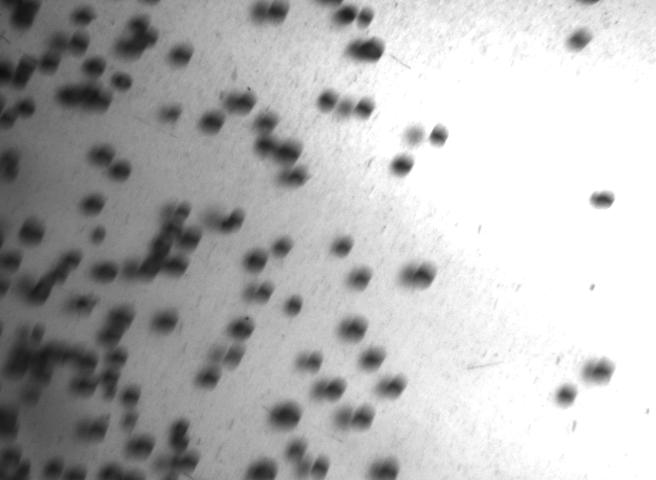
#> input picture Original_images/pellet_1.jpeg, 656 x 480 px; its folder holds only this picture in this run
$ python newlabel.py
#> lines starting #> are read from the running program, lines starting #| are printed output that depends on the picture; after the words box and inside, x2 and y2 are one past the last pixel; in counts of white or black regions, pixels touching at a corner belong together
### pellet_analyzer_v2.py


import cv2
import numpy as np
from scipy import ndimage as ndi
import matplotlib.pyplot as plt
import matplotlib.patches as mpatches
from skimage.segmentation import watershed
from skimage.feature import peak_local_max
import pandas as pd
from pathlib import Path
import json, os, shutil, math
import os


CONFIG = {

    "min_size_mm"  : 8.0,
    "max_size_mm"  : 18.0,
    "pixel_to_mm"  : 0.5,
    "reference_pellet_real_mm": None,
    "min_peak_distance"   : 12,
    "watershed_threshold" : 0.25,
   "circularity_threshold": 0.60,
    "min_contour_area_px": 50,

    "output_image_path": os.path.join(
    os.path.dirname(os.path.abspath(__file__)),
    "pellet_output.jpg"),

    "output_csv_path"  : os.path.join(
    os.path.dirname(os.path.abspath(__file__)),
    "pellet_results.csv"),
}

DIAGNOSTIC_MODE = False


COLORS = {
    "OK"           : (0,   210,  50),
    "SMALL"        : (0,   165, 255),
    "LARGE"        : (50,   50, 255),
    "SHAPE_REJECT" : (255,  0,  200),
    "TEXT"         : (255, 255, 255),
    "OVERLAY"      : (15,   15,  15),
}


class PelletAnalyzer:

    def __init__(self, cfg: dict = CONFIG):
        self.cfg = cfg
        self._pixel_to_mm = cfg["pixel_to_mm"]


    def load(self, path: str) -> np.ndarray:
        img = cv2.imread(path)
        if img is None:
            raise FileNotFoundError(
                f"Cannot open image: '{path}'\n"
                "Check the file path and that it is a valid JPEG/PNG."
            )
        print(f"  Image loaded: {img.shape[1]}×{img.shape[0]} px")
        return img


    def preprocess(self, img: np.ndarray):

        shifted = cv2.pyrMeanShiftFiltering(img, 21, 51)


        lab = cv2.cvtColor(shifted, cv2.COLOR_BGR2LAB)
        l, a, b = cv2.split(lab)
        clahe = cv2.createCLAHE(clipLimit=2.5, tileGridSize=(8, 8))
        lab_eq = cv2.merge([clahe.apply(l), a, b])
        enhanced = cv2.cvtColor(lab_eq, cv2.COLOR_LAB2BGR)
        gray = cv2.cvtColor(enhanced, cv2.COLOR_BGR2GRAY)


        blurred = cv2.GaussianBlur(gray, (5, 5), 0)


        thresh = cv2.adaptiveThreshold(
            blurred, 255,
            cv2.ADAPTIVE_THRESH_GAUSSIAN_C,
            cv2.THRESH_BINARY_INV, 11, 2
        )


        thresh = ndi.binary_fill_holes(thresh).astype(np.uint8) * 255


        k = np.ones((3, 3), np.uint8)
        thresh = cv2.morphologyEx(thresh, cv2.MORPH_CLOSE, k, iterations=2)

        return enhanced, gray, thresh


    def segment(self, thresh: np.ndarray):

        D = ndi.distance_transform_edt(thresh)


        coords = peak_local_max(
            D,
            min_distance=self.cfg["min_peak_distance"],
            labels=thresh
        )
        peak_mask = np.zeros(D.shape, dtype=bool)
        peak_mask[tuple(coords.T)] = True
        markers = ndi.label(peak_mask)[0]

        labels = watershed(-D, markers, mask=thresh)
        return labels, D


    def _auto_calibrate(self, labels: np.ndarray, gray: np.ndarray):

        ref_mm = self.cfg.get("reference_pellet_real_mm")
        if ref_mm is None:
            return
        best_r = 0
        for lbl in np.unique(labels):
            if lbl == 0:
                continue
            mask = np.zeros(gray.shape, dtype="uint8")
            mask[labels == lbl] = 255
            cnts, _ = cv2.findContours(mask, cv2.RETR_EXTERNAL, cv2.CHAIN_APPROX_SIMPLE)
            if not cnts:
                continue
            cnt = max(cnts, key=cv2.contourArea)
            _, r = cv2.minEnclosingCircle(cnt)
            if r > best_r:
                best_r = r

        if best_r > 0:
            self._pixel_to_mm = ref_mm / (best_r * 2)
            print(f"  [CALIBRATION] Largest object = {best_r*2:.1f} px → "
                  f"pixel_to_mm = {self._pixel_to_mm:.4f}")


    def _measure_pellet(self, mask: np.ndarray):

        cnts, _ = cv2.findContours(mask, cv2.RETR_EXTERNAL, cv2.CHAIN_APPROX_SIMPLE)
        if not cnts:
            return None

        cnt = max(cnts, key=cv2.contourArea)
        area_px = cv2.contourArea(cnt)

        if area_px < self.cfg["min_contour_area_px"]:
            return None

        (cx, cy), radius_px = cv2.minEnclosingCircle(cnt)
        center      = (int(cx), int(cy))
        radius_px   = max(int(radius_px), 1)
        diameter_mm = radius_px * 2 * self._pixel_to_mm


        perimeter   = cv2.arcLength(cnt, True)
        circularity = (4 * math.pi * area_px / perimeter ** 2) if perimeter > 0 else 0

        if DIAGNOSTIC_MODE:
            print(f"    [DIAG] center={center}  r_px={radius_px}  "
                  f"d_mm={diameter_mm:.2f}  circ={circularity:.3f}")


        mn = self.cfg["min_size_mm"]
        mx = self.cfg["max_size_mm"]
        ct = self.cfg["circularity_threshold"]

        if circularity < ct:
            status = "SHAPE_REJECT"
        elif diameter_mm < mn:
            status = "SMALL"
        elif diameter_mm > mx:
            status = "LARGE"
        else:
            status = "OK"

        color = COLORS[status]

        return dict(
            diameter_mm = round(diameter_mm, 2),
            radius_px   = radius_px,
            center      = center,
            circularity = round(circularity, 3),
            status      = status,
            color       = color,
        )


    def analyse(self, img: np.ndarray):

        enhanced, gray, thresh = self.preprocess(img)
        labels, D              = self.segment(thresh)

        self._auto_calibrate(labels, gray)

        output  = img.copy()
        records = []

        for label in np.unique(labels):
            if label == 0:
                continue  # background

            pellet_mask = np.zeros(gray.shape, dtype="uint8")
            pellet_mask[labels == label] = 255

            m = self._measure_pellet(pellet_mask)
            if m is None:
                continue

            records.append({
                "label"      : int(label),
                "diameter_mm": m["diameter_mm"],
                "circularity": m["circularity"],
                "status"     : m["status"],
                "center_x"   : m["center"][0],
                "center_y"   : m["center"][1],
                "radius_px"  : m["radius_px"],
            })


            cv2.circle(output, m["center"], m["radius_px"], m["color"], 2)

            text_y = m["center"][1] - m["radius_px"] - 5
            if text_y < 10:
                text_y = m["center"][1] + m["radius_px"] + 15

            cv2.putText(
                output,
                f"{m['diameter_mm']:.1f}mm",
                (m["center"][0] - 14, text_y),
                cv2.FONT_HERSHEY_SIMPLEX, 0.35, m["color"], 1, cv2.LINE_AA
            )

        df = pd.DataFrame(records)


        if not df.empty:
            output = self._draw_dashboard(output, df)
        output = self._draw_legend(output)

        return output, df, dict(thresh=thresh, labels=labels, D=D, enhanced=enhanced)


    def _draw_dashboard(self, img: np.ndarray, df: pd.DataFrame) -> np.ndarray:
        total  = len(df)
        ok     = (df["status"] == "OK").sum()
        rate   = ok / total * 100
        mean_d = df["diameter_mm"].mean()
        std_d  = df["diameter_mm"].std()
        d10, d50, d90 = np.percentile(df["diameter_mm"], [10, 50, 90])

        lines = [
            f"Total        : {total}",
            f"Pass (OK)    : {ok}  ({rate:.1f}%)",
            f"Mean ± SD    : {mean_d:.1f} ± {std_d:.1f} mm",
            f"D10/D50/D90  : {d10:.1f}/{d50:.1f}/{d90:.1f} mm",
            f"Spec window  : {self.cfg['min_size_mm']}–{self.cfg['max_size_mm']} mm",
            f"px→mm factor : {self._pixel_to_mm:.4f}",
        ]

        box_w, box_h = 280, 20 + len(lines) * 20
        overlay = img.copy()
        cv2.rectangle(overlay, (5, 5), (box_w, box_h), COLORS["OVERLAY"], -1)
        cv2.addWeighted(overlay, 0.6, img, 0.4, 0, img)

        for i, line in enumerate(lines):
            cv2.putText(img, line, (12, 24 + i * 20),
                        cv2.FONT_HERSHEY_SIMPLEX, 0.44, COLORS["TEXT"], 1, cv2.LINE_AA)
        return img


    def _draw_legend(self, img: np.ndarray) -> np.ndarray:
        legend = [
            ("OK",           COLORS["OK"]),
            ("SMALL",        COLORS["SMALL"]),
            ("LARGE",        COLORS["LARGE"]),
            ("SHAPE REJECT", COLORS["SHAPE_REJECT"]),
        ]
        x0 = img.shape[1] - 165
        y0 = 10
        box_h = 15 + len(legend) * 20

        overlay = img.copy()
        cv2.rectangle(overlay, (x0 - 5, y0), (img.shape[1] - 5, y0 + box_h),
                      COLORS["OVERLAY"], -1)
        cv2.addWeighted(overlay, 0.6, img, 0.4, 0, img)

        for i, (label, color) in enumerate(legend):
            y = y0 + 16 + i * 20
            cv2.circle(img, (x0 + 6, y - 4), 6, color, -1)
            cv2.putText(img, label, (x0 + 18, y),
                        cv2.FONT_HERSHEY_SIMPLEX, 0.42, COLORS["TEXT"], 1, cv2.LINE_AA)
        return img


    # [130 lines left out: functions save, plot_report, print_summary, not called in this run]


def export_yolo_dataset(
    image_paths     : list,
    output_dir      : str = "yolo_dataset",
    cfg             : dict = CONFIG,
    train_split     : float = 0.8,
):

#> called with train_split = 0.8
    CLASS_MAP = {"OK": 0, "SMALL": 1, "LARGE": 2, "SHAPE_REJECT": 3}
    CLASS_NAMES = ["pellet_ok", "pellet_small", "pellet_large", "pellet_shape_reject"]

    analyzer = PelletAnalyzer(cfg)


    for split in ("train", "val"):
        for sub in ("images", "labels"):
            Path(f"{output_dir}/{split}/{sub}").mkdir(parents=True, exist_ok=True)

    n_train = int(len(image_paths) * train_split)
    splits  = (["train"] * n_train) + (["val"] * (len(image_paths) - n_train))

    total_labels = 0

    for path, split in zip(image_paths, splits):
        print(f"  Exporting {Path(path).name}  [{split}]")
        try:
            img = analyzer.load(path)
#> in load, img is the input picture: shape (480, 656, 3); min 12, max 255, mean 180.3
#|   Image loaded: 656×480 px
        except FileNotFoundError as e:
            print(f"    [!] {e}")
            continue

        _, df, _ = analyzer.analyse(img)
#> in preprocess, `thresh = cv2.adaptiveThreshold( blurred, 255, cv2.ADAPTIVE_THRESH_GAUS..`:
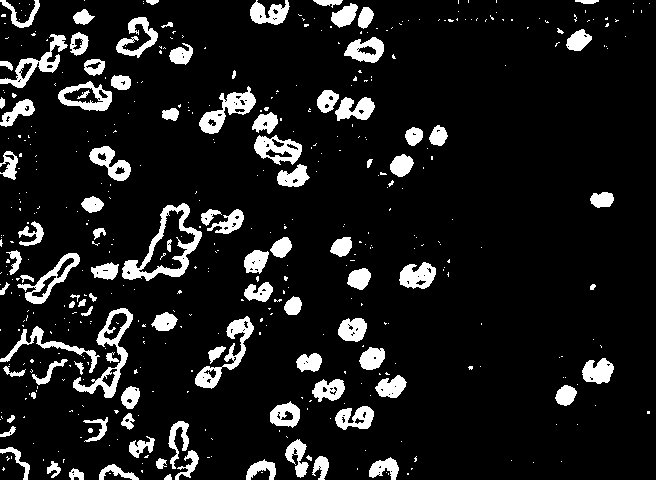
#> thresh: shape (480, 656); 10.7% white; 470 white regions (368 under 20 px), largest, box (x1, y1, x2, y2) and area: (122, 203, 202, 281) 1606, (73, 308, 133, 398) 1243, (195, 316, 254, 389) 1072
#> in segment, `D = ndi.distance_transform_edt(thresh)`:
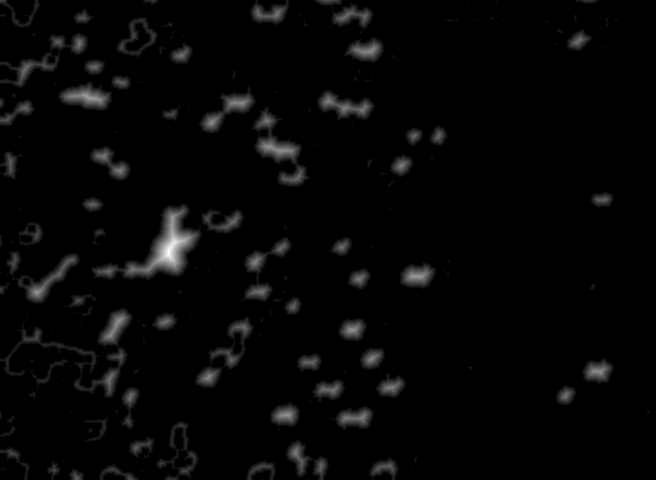
#> D: shape (480, 656) float64; min 0, max 20.02, mean 0.5; drawn with min black and max white
#> in segment, `coords = peak_local_max( D, min_distance=self.cfg["min_peak_distance"]..`: coords = 189 pairs, first value 12 to 467, second value 12 to 633
#> in segment, `labels = watershed(-D, markers, mask=thresh)`:
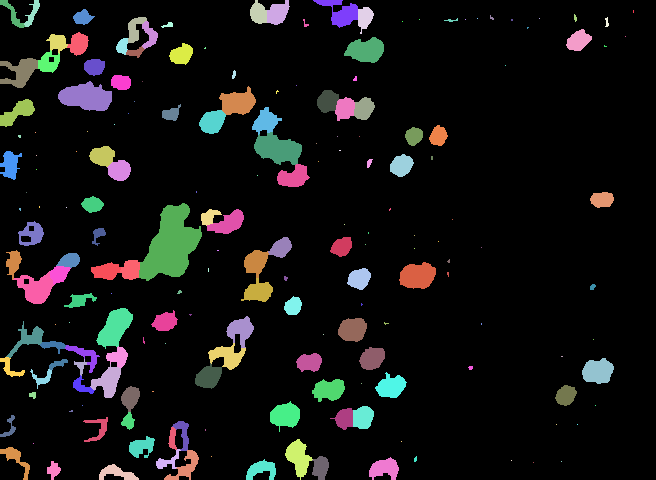
#> labels: shape (480, 656) int32; 190 distinct labels, from 0 to 189; one colour per label, 0 black
#> the loop in analyse, `for label in np.unique(labels):` made 190 passes
#> (cnts in _measure_pellet, area_px in _measure_pellet, cx in _measure_pellet, cy in _measure_pellet, radius_px in _measure_pellet, center in _measure_pellet, diameter_mm in _measure_pellet, perimeter in _measure_pellet) on pass 17: (1 contour; box (x1, y1, x2, y2) and area: (0, 0, 25, 28) 160, 160.5, 11.5, 13.5, 17, (11, 13), 17, 90.53)
#> after the loop in analyse, `for label in np.unique(labels):`:
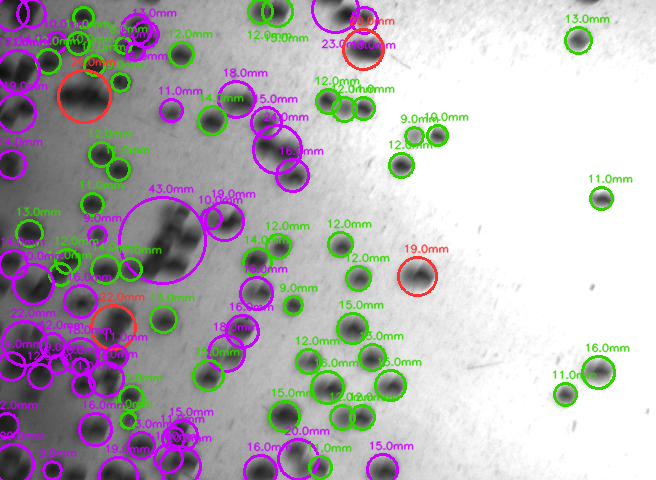
#> output: shape (480, 656, 3); 15.17% of pixels changed, all inside (x1, y1, x2, y2) = (0, 0, 633, 480)
#> after the loop in analyse, `for label in np.unique(labels):`:
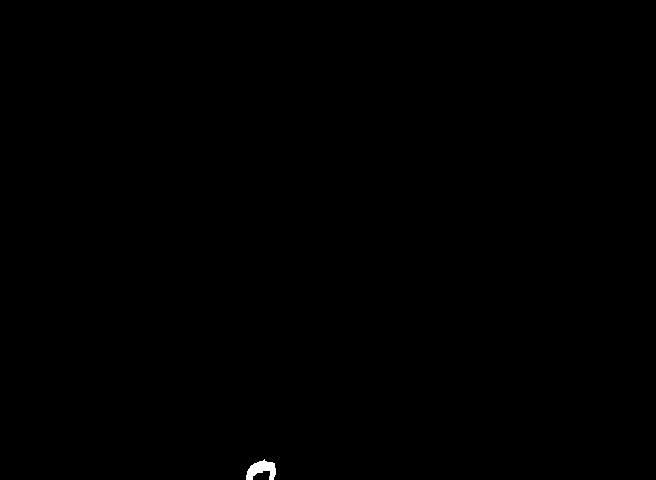
#> pellet_mask: shape (480, 656); 0.12% white; 1 white region, box (x1, y1, x2, y2) and area: (246, 459, 276, 480) 365
#> after the loop in analyse, `for label in np.unique(labels):`: records = 99 items
#> in analyse, `df = pd.DataFrame(records)`: df = table of 99 rows and 7 columns
#> after the loop in _draw_dashboard, `for i, line in enumerate(lines):`:
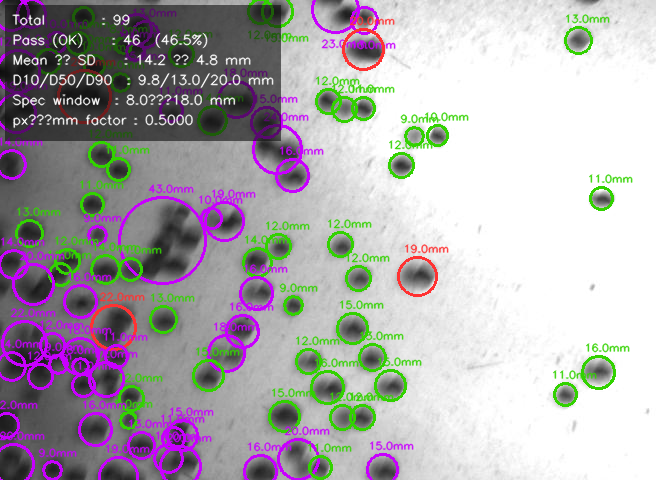
#> img: shape (480, 656, 3); mean B, G, R 174, 170.3, 174.5
#> in _draw_legend, `x0 = img.shape[1] - 165`: x0 = 491
#> after the loop in _draw_legend, `for i, (label, color) in enumerate(legend):`:
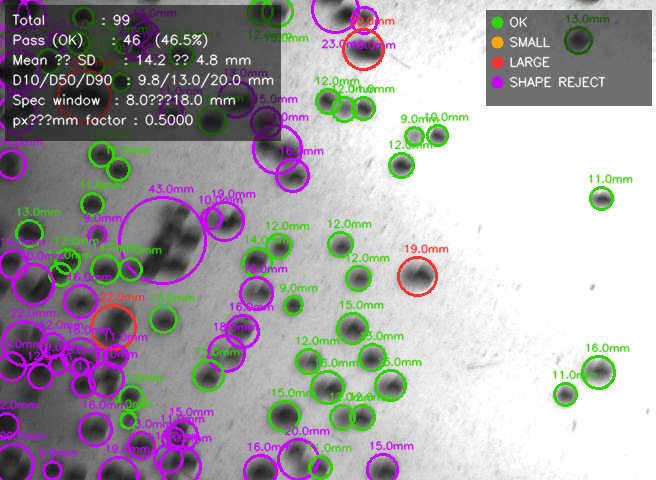
#> img: shape (480, 656, 3); mean B, G, R 167.4, 163.7, 168.1
#> df = table of 99 rows and 7 columns
        if df.empty:
            continue

        h, w = img.shape[:2]
#> h = 480; w = 656
        stem  = Path(path).stem


        dst_img = f"{output_dir}/{split}/images/{stem}.jpg"
        shutil.copy(path, dst_img)


        label_lines = []
        for _, row in df.iterrows():
            cls = CLASS_MAP.get(row["status"])
            if cls is None:
                continue
            cx = row["center_x"] / w
            cy = row["center_y"] / h
            bw = (row["radius_px"] * 2) / w
            bh = (row["radius_px"] * 2) / h
            label_lines.append(f"{cls} {cx:.6f} {cy:.6f} {bw:.6f} {bh:.6f}")
#> this loop made 99 passes
#> (cls, cx, cy, bw, bh) on passes 1 to 8: (0, 0.422, 0.0229, 0.0457, 0.0625), (0, 0.396, 0.0229, 0.0366, 0.05), (3, 0.555, 0.0417, 0.0396, 0.0542), (3, 0.0473, 0.0271, 0.0427, 0.0583), (0, 0.127, 0.0354, 0.0305, 0.0417), (3, 0.511, 0.0187, 0.0701, 0.0958), (3, 0.0168, 0.0271, 0.0518, 0.0708), (3, 0.207, 0.0604, 0.0457, 0.0625)

        dst_lbl = f"{output_dir}/{split}/labels/{stem}.txt"
        with open(dst_lbl, "w") as f:
            f.write("\n".join(label_lines))

        total_labels += len(label_lines)


    yaml_content = (
        f"path: {Path(output_dir).resolve()}\n"
        f"train: train/images\n"
        f"val:   val/images\n\n"
        f"nc: {len(CLASS_NAMES)}\n"
        f"names: {CLASS_NAMES}\n"
    )
    with open(f"{output_dir}/data.yaml", "w") as f:
        f.write(yaml_content)

    print(f"\n  [✓] YOLO dataset saved → {output_dir}/")
    print(f"      {len(image_paths)} images  |  {total_labels} bounding boxes")
#|       1 images  |  99 bounding boxes
    print(f"\n  NEXT STEPS — Train YOLOv8:")
    print(f"    pip install ultralytics")
    print(f"    yolo train model=yolov8n.pt data={output_dir}/data.yaml epochs=100 imgsz=640")
    print(f"    yolo val   model=runs/detect/train/weights/best.pt data={output_dir}/data.yaml")


# [29 lines left out: function run_batch, not called in this run]


# [24 lines that do not run on import are left out]


### newlabel.py


from pathlib import Path
from pellet_analyzer_v2 import export_yolo_dataset, CONFIG

all_images = list(Path(r"C:\Users\sande\Downloads\Pallet Project\Original_images").glob("*.jpeg"))
print(f"Found {len(all_images)} images")

export_yolo_dataset(
    image_paths = all_images,
    output_dir  = r"C:\Users\sande\Downloads\Pallet Project\yolo_dataset",
    cfg         = CONFIG,
    train_split = 0.8
)

$ run again, on Original_images/pellet_104.jpeg
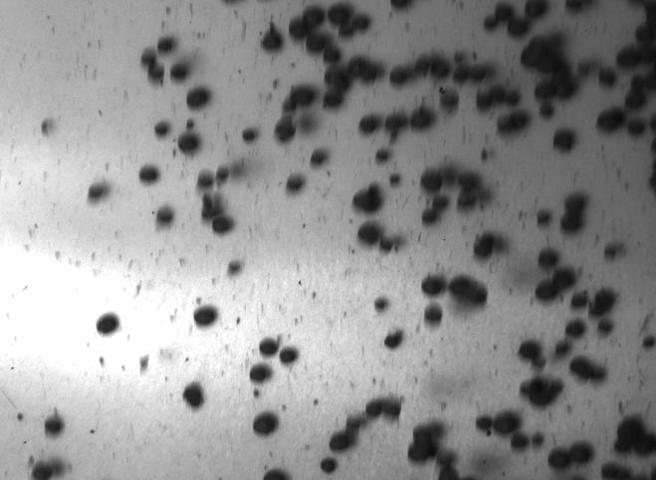
#> input picture Original_images/pellet_104.jpeg, 656 x 480 px
#> in load, img is the input picture: shape (480, 656, 3); min 10, max 255, mean 142.6
#|   Image loaded: 656×480 px
#> lab: shape (480, 656, 3); mean of channels 0, 1, 2 151.1, 128, 128
#> a: shape (480, 656); every value is 128
#> lab_eq: shape (480, 656, 3); mean of channels 0, 1, 2 149.2, 128, 128
#> coords = 286 pairs, first value 12 to 467, second value 12 to 642
#> in segment, `labels = watershed(-D, markers, mask=thresh)`:
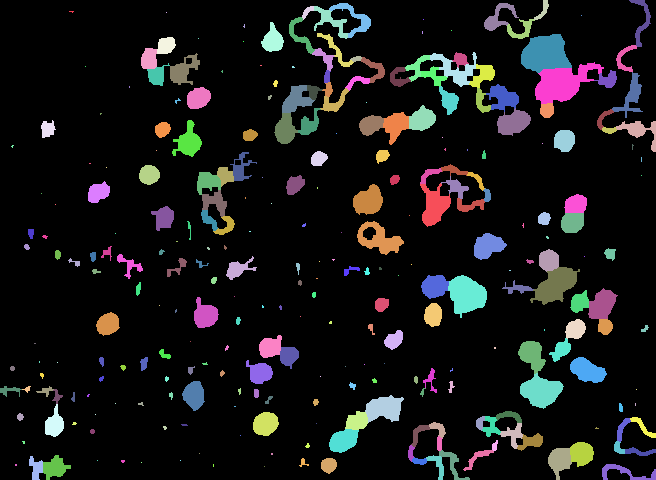
#> labels: shape (480, 656) int32; 287 distinct labels, from 0 to 286; one colour per label, 0 black
#> the loop in analyse, `for label in np.unique(labels):` made 287 passes
#> (area_px in _measure_pellet, cx in _measure_pellet, cy in _measure_pellet, radius_px in _measure_pellet, center in _measure_pellet, diameter_mm in _measure_pellet, perimeter in _measure_pellet, circularity in _measure_pellet) on passes 4, 5, 6, 9, 10, 12, 15, 17: (84, 540.5, 9.5, 11, (540, 9), 11, 56.63, 0.329), (58, 308, 12.5, 8, (308, 12), 8, 39.8, 0.46), (301.5, 330.5, 21.5, 22, (330, 21), 22, 155.5, 0.157), (333.5, 349.5, 16.5, 22, (349, 16), 22, 157.6, 0.169), (306.5, 499.8, 17.52, 18, (499, 17), 18, 140.8, 0.194), (184, 520.5, 25.5, 14, (520, 25), 14, 110.4, 0.19), (223.5, 636.5, 22.61, 23, (636, 22), 23, 140.3, 0.143), (224, 302, 35.92, 19, (301, 35), 19, 119.7, 0.196)
#> after the loop in _draw_legend, `for i, (label, color) in enumerate(legend):`:
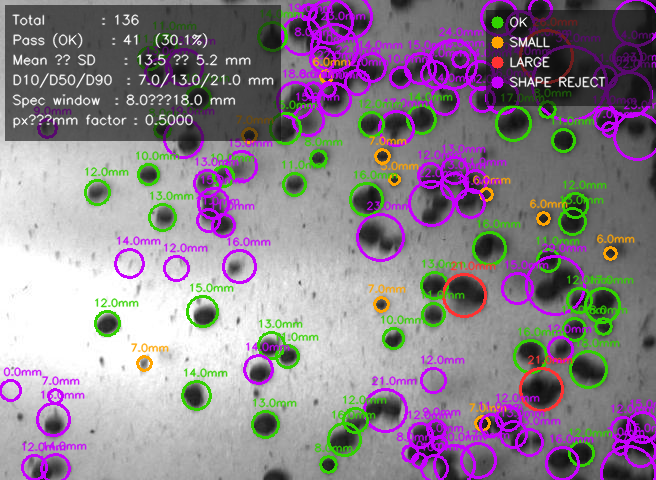
#> img: shape (480, 656, 3); mean B, G, R 139.6, 128.9, 139.8
#> the loop in export_yolo_dataset, `for _, row in df.iterrows():` made 136 passes
#|       1 images  |  136 bounding boxes
